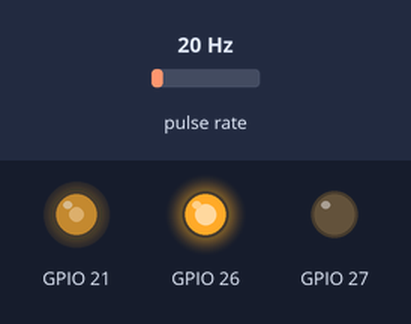
Simulated run of this sketch. Board: ESP32. Shown: output pins drawn as LEDs (lit = HIGH). Wiring (inferred from the names in the program): pulse sensor: data GPIO 13. The test bench sets the inputs (shaded band); at power-on: pulse rate 20 Hz. What the sketch prints to the serial monitor is not drawn.

Above: at 0.1 s.
Timing chart, 0 to 2.5 s (numbered marks = the images above):
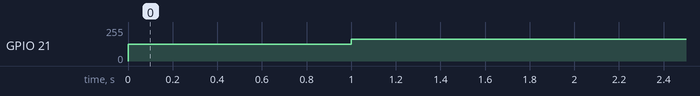

Measured:
- by itself, GPIO 21: 125/255 → 165/255 at 1.0 s

The sketch:

esp32flow.ino
```cpp
#include <functional>

typedef struct {
  const int sensorPin;
  const int IN1;
  const int IN2;
  const int EN;
  const float setPoint;
  const float calibrationFactor;
  const float pwmAdd;
  const int defPWM;
  const int minPWM;
  const int maxPWM;
  const float Kp;
  const float Ki;
  const float Kd;
} FlowSetting;

class FlowControl {
  private:
    FlowSetting* sett;
    int pwmValue;
    unsigned long previousMillis;
    volatile unsigned long pulseCount;
    float integral;
    float previousError;

  public:
    FlowControl(FlowSetting* sett)
      : sett(sett), pwmValue(sett->defPWM), previousMillis(0), pulseCount(0), integral(0), previousError(0) {}

    void IRAM_ATTR pulseCounter() {
      pulseCount++;
    }

    void setup() {
      Serial.begin(115200);
      pinMode(sett->IN1, OUTPUT);
      pinMode(sett->IN2, OUTPUT);
      pinMode(sett->EN, OUTPUT);
      digitalWrite(sett->IN1, LOW);
      digitalWrite(sett->IN2, HIGH);
      analogWrite(sett->EN, sett->defPWM);
      pinMode(sett->sensorPin, INPUT_PULLUP);
      attachInterrupt(digitalPinToInterrupt(sett->sensorPin), std::bind(&FlowControl::pulseCounter, this), RISING);
    }

    void loop() {
      unsigned long currentMillis = millis();
      unsigned long elapsedTime = currentMillis - previousMillis;

      if (elapsedTime >= 1000) {
        detachInterrupt(digitalPinToInterrupt(sett->sensorPin));

        float flowRate = pulseCount / sett->calibrationFactor;
        float error = sett->setPoint - flowRate;
        integral += error * elapsedTime / 1000.0;
        float derivative = (error - previousError) / (elapsedTime / 1000.0);
        float output = sett->Kp * error + sett->Ki * integral + sett->Kd * derivative;

        if (flowRate == 0.00) {
          pwmValue += sett->pwmAdd;
          pwmValue = constrain(pwmValue, sett->minPWM, sett->maxPWM);
        } else {
          pwmValue = sett->minPWM;
        }
        analogWrite(sett->EN, pwmValue);
        Serial.print("Flow rate: ");
        Serial.print(flowRate);
        Serial.print(" L/min");
        Serial.print(" | PWM Value: ");
        Serial.print(pwmValue);
        Serial.print(" | Pulse Count: ");
        Serial.println(pulseCount);

        pulseCount = 0;
        previousMillis = currentMillis;
        previousError = error;

        attachInterrupt(digitalPinToInterrupt(sett->sensorPin), std::bind(&FlowControl::pulseCounter, this), RISING);
      }
    }
};

// Inisialisasi pengaturan aliran Flow Control
FlowSetting sett = {
  .sensorPin = 13, //Pin untuk ke sensor Flow
  .IN1 = 27, // Pin untuk ke IN1 L298N
  .IN2 = 26, // Pin untuk ke IN2 L298N
  .EN = 21, // Pin untuk ke EN L298N
  .setPoint = 0.2, // setPoint
  .calibrationFactor = 4.5, //calibration factor default
  .pwmAdd = 22.5, // Nilai PWM yang digunakan untuk menambah PWM pada saat itu juga
  .defPWM = 125, // Dari pengguna minta 125
  .minPWM = 165, // PWM minim dari hasil kalibrasi
  .maxPWM = 255, // PWM maksimum dari hasil kalibrasi
  .Kp = 2.0,
  .Ki = 0.5,
  .Kd = 1.0
};

FlowControl flowControl(&sett);

void setup() {
  flowControl.setup();
}

void loop() {
  flowControl.loop();
}
```
